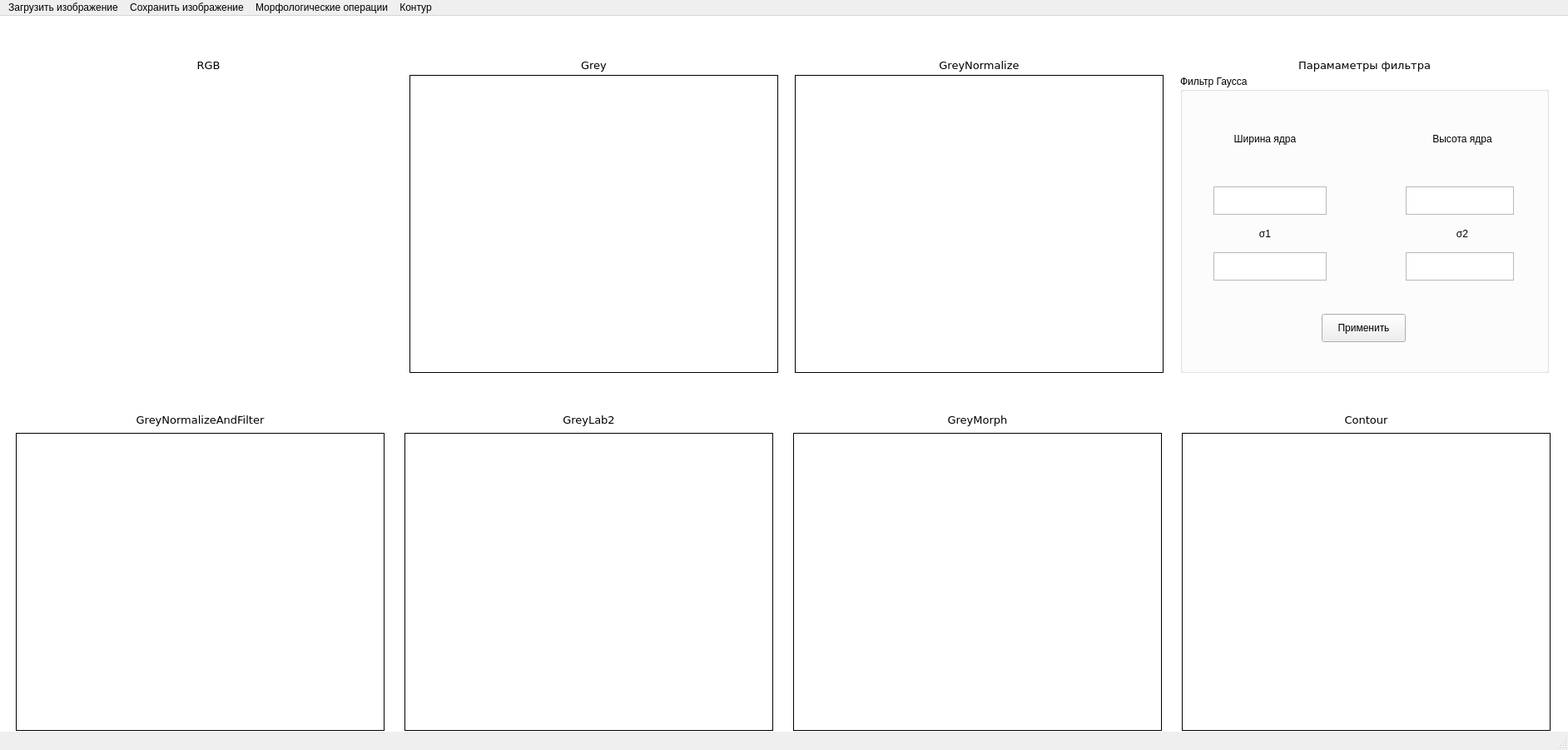
<?xml version="1.0" encoding="UTF-8"?>
<ui version="4.0">
 <class>MainWindow</class>
 <widget class="QMainWindow" name="MainWindow">
  <property name="geometry">
   <rect>
    <x>0</x>
    <y>0</y>
    <width>1884</width>
    <height>901</height>
   </rect>
  </property>
  <property name="sizePolicy">
   <sizepolicy hsizetype="Fixed" vsizetype="Fixed">
    <horstretch>0</horstretch>
    <verstretch>0</verstretch>
   </sizepolicy>
  </property>
  <property name="windowTitle">
   <string>Применение фильров</string>
  </property>
  <property name="windowIcon">
   <iconset>
    <normaloff>:/newPrefix/ZNNBQRDG_RA.jpg</normaloff>:/newPrefix/ZNNBQRDG_RA.jpg</iconset>
  </property>
  <property name="autoFillBackground">
   <bool>true</bool>
  </property>
  <property name="styleSheet">
   <string notr="true">@{background: rgb(255,255,255)};</string>
  </property>
  <property name="iconSize">
   <size>
    <width>50</width>
    <height>50</height>
   </size>
  </property>
  <widget class="QWidget" name="centralwidget">
   <property name="sizePolicy">
    <sizepolicy hsizetype="Fixed" vsizetype="Fixed">
     <horstretch>0</horstretch>
     <verstretch>0</verstretch>
    </sizepolicy>
   </property>
   <property name="autoFillBackground">
    <bool>false</bool>
   </property>
   <property name="styleSheet">
    <string notr="true">QWidget#centralwidget{
background-color:rgb(255,255,255);
}</string>
   </property>
   <layout class="QVBoxLayout" name="verticalLayout">
    <property name="spacing">
     <number>3</number>
    </property>
    <property name="leftMargin">
     <number>2</number>
    </property>
    <property name="topMargin">
     <number>1</number>
    </property>
    <property name="rightMargin">
     <number>2</number>
    </property>
    <property name="bottomMargin">
     <number>1</number>
    </property>
    <item>
     <layout class="QGridLayout" name="gridLayout" rowstretch="0,0" columnstretch="0,0,0,0">
      <property name="leftMargin">
       <number>10</number>
      </property>
      <item row="0" column="0">
       <widget class="QLabel" name="label_5">
        <property name="sizePolicy">
         <sizepolicy hsizetype="Preferred" vsizetype="Preferred">
          <horstretch>0</horstretch>
          <verstretch>0</verstretch>
         </sizepolicy>
        </property>
        <property name="font">
         <font>
          <family>Verdana</family>
          <pointsize>10</pointsize>
         </font>
        </property>
        <property name="frameShape">
         <enum>QFrame::NoFrame</enum>
        </property>
        <property name="text">
         <string>RGB</string>
        </property>
        <property name="alignment">
         <set>Qt::AlignBottom|Qt::AlignHCenter</set>
        </property>
       </widget>
      </item>
      <item row="0" column="1">
       <widget class="QLabel" name="label_6">
        <property name="sizePolicy">
         <sizepolicy hsizetype="Preferred" vsizetype="Preferred">
          <horstretch>0</horstretch>
          <verstretch>0</verstretch>
         </sizepolicy>
        </property>
        <property name="font">
         <font>
          <family>Verdana</family>
          <pointsize>10</pointsize>
         </font>
        </property>
        <property name="frameShape">
         <enum>QFrame::NoFrame</enum>
        </property>
        <property name="text">
         <string>Grey</string>
        </property>
        <property name="alignment">
         <set>Qt::AlignBottom|Qt::AlignHCenter</set>
        </property>
       </widget>
      </item>
      <item row="1" column="3">
       <widget class="QGroupBox" name="groupBox">
        <property name="sizePolicy">
         <sizepolicy hsizetype="Fixed" vsizetype="Fixed">
          <horstretch>0</horstretch>
          <verstretch>0</verstretch>
         </sizepolicy>
        </property>
        <property name="minimumSize">
         <size>
          <width>443</width>
          <height>358</height>
         </size>
        </property>
        <property name="maximumSize">
         <size>
          <width>443</width>
          <height>358</height>
         </size>
        </property>
        <property name="contextMenuPolicy">
         <enum>Qt::ActionsContextMenu</enum>
        </property>
        <property name="styleSheet">
         <string notr="true"/>
        </property>
        <property name="title">
         <string>Фильтр Гаусса</string>
        </property>
        <widget class="QWidget" name="layoutWidget">
         <property name="geometry">
          <rect>
           <x>20</x>
           <y>60</y>
           <width>391</width>
           <height>261</height>
          </rect>
         </property>
         <layout class="QGridLayout" name="gridLayout_3" rowstretch="1,1,1,1,1,1,1" columnstretch="3,0,0,2,0,3">
          <property name="leftMargin">
           <number>20</number>
          </property>
          <property name="rightMargin">
           <number>10</number>
          </property>
          <item row="3" column="5">
           <widget class="QLabel" name="label_17">
            <property name="sizePolicy">
             <sizepolicy hsizetype="Ignored" vsizetype="Ignored">
              <horstretch>0</horstretch>
              <verstretch>0</verstretch>
             </sizepolicy>
            </property>
            <property name="text">
             <string>σ2</string>
            </property>
            <property name="alignment">
             <set>Qt::AlignCenter</set>
            </property>
           </widget>
          </item>
          <item row="0" column="0">
           <widget class="QLabel" name="label_4">
            <property name="sizePolicy">
             <sizepolicy hsizetype="Ignored" vsizetype="Ignored">
              <horstretch>0</horstretch>
              <verstretch>0</verstretch>
             </sizepolicy>
            </property>
            <property name="text">
             <string>Ширина ядра</string>
            </property>
            <property name="alignment">
             <set>Qt::AlignCenter</set>
            </property>
           </widget>
          </item>
          <item row="3" column="0">
           <widget class="QLabel" name="label_16">
            <property name="sizePolicy">
             <sizepolicy hsizetype="Ignored" vsizetype="Ignored">
              <horstretch>0</horstretch>
              <verstretch>0</verstretch>
             </sizepolicy>
            </property>
            <property name="text">
             <string>σ1</string>
            </property>
            <property name="alignment">
             <set>Qt::AlignCenter</set>
            </property>
           </widget>
          </item>
          <item row="0" column="5">
           <widget class="QLabel" name="label_11">
            <property name="sizePolicy">
             <sizepolicy hsizetype="Ignored" vsizetype="Ignored">
              <horstretch>0</horstretch>
              <verstretch>0</verstretch>
             </sizepolicy>
            </property>
            <property name="text">
             <string>Высота ядра</string>
            </property>
            <property name="alignment">
             <set>Qt::AlignCenter</set>
            </property>
           </widget>
          </item>
          <item row="4" column="0" colspan="3">
           <widget class="QPlainTextEdit" name="plainTextEdit_5">
            <property name="sizePolicy">
             <sizepolicy hsizetype="Ignored" vsizetype="Ignored">
              <horstretch>0</horstretch>
              <verstretch>0</verstretch>
             </sizepolicy>
            </property>
            <property name="font">
             <font>
              <pointsize>10</pointsize>
             </font>
            </property>
           </widget>
          </item>
          <item row="4" column="4" colspan="2">
           <widget class="QPlainTextEdit" name="plainTextEdit_6">
            <property name="sizePolicy">
             <sizepolicy hsizetype="Ignored" vsizetype="Ignored">
              <horstretch>0</horstretch>
              <verstretch>0</verstretch>
             </sizepolicy>
            </property>
            <property name="font">
             <font>
              <pointsize>10</pointsize>
             </font>
            </property>
           </widget>
          </item>
          <item row="2" column="4" colspan="2">
           <widget class="QPlainTextEdit" name="plainTextEdit_4">
            <property name="sizePolicy">
             <sizepolicy hsizetype="Ignored" vsizetype="Ignored">
              <horstretch>0</horstretch>
              <verstretch>0</verstretch>
             </sizepolicy>
            </property>
            <property name="font">
             <font>
              <pointsize>10</pointsize>
             </font>
            </property>
           </widget>
          </item>
          <item row="2" column="0" colspan="3">
           <widget class="QPlainTextEdit" name="plainTextEdit_3">
            <property name="sizePolicy">
             <sizepolicy hsizetype="Ignored" vsizetype="Ignored">
              <horstretch>0</horstretch>
              <verstretch>0</verstretch>
             </sizepolicy>
            </property>
            <property name="font">
             <font>
              <pointsize>10</pointsize>
             </font>
            </property>
           </widget>
          </item>
          <item row="6" column="1" colspan="4">
           <widget class="QPushButton" name="pushButton">
            <property name="sizePolicy">
             <sizepolicy hsizetype="Ignored" vsizetype="Ignored">
              <horstretch>0</horstretch>
              <verstretch>0</verstretch>
             </sizepolicy>
            </property>
            <property name="text">
             <string>Применить</string>
            </property>
           </widget>
          </item>
         </layout>
        </widget>
       </widget>
      </item>
      <item row="0" column="2">
       <widget class="QLabel" name="label_3">
        <property name="sizePolicy">
         <sizepolicy hsizetype="Preferred" vsizetype="Preferred">
          <horstretch>0</horstretch>
          <verstretch>0</verstretch>
         </sizepolicy>
        </property>
        <property name="font">
         <font>
          <family>Verdana</family>
          <pointsize>10</pointsize>
         </font>
        </property>
        <property name="frameShape">
         <enum>QFrame::NoFrame</enum>
        </property>
        <property name="text">
         <string>GreyNormalize</string>
        </property>
        <property name="alignment">
         <set>Qt::AlignBottom|Qt::AlignHCenter</set>
        </property>
       </widget>
      </item>
      <item row="1" column="1">
       <widget class="QLabel" name="Grey_2">
        <property name="sizePolicy">
         <sizepolicy hsizetype="Fixed" vsizetype="Fixed">
          <horstretch>0</horstretch>
          <verstretch>0</verstretch>
         </sizepolicy>
        </property>
        <property name="minimumSize">
         <size>
          <width>443</width>
          <height>358</height>
         </size>
        </property>
        <property name="maximumSize">
         <size>
          <width>443</width>
          <height>358</height>
         </size>
        </property>
        <property name="frameShape">
         <enum>QFrame::Box</enum>
        </property>
        <property name="text">
         <string/>
        </property>
        <property name="pixmap">
         <pixmap>:/newPrefix/ZNNBQRDG_RA.jpg</pixmap>
        </property>
        <property name="scaledContents">
         <bool>true</bool>
        </property>
        <property name="wordWrap">
         <bool>false</bool>
        </property>
       </widget>
      </item>
      <item row="0" column="3">
       <widget class="QLabel" name="label_18">
        <property name="font">
         <font>
          <family>Verdana</family>
          <pointsize>10</pointsize>
         </font>
        </property>
        <property name="autoFillBackground">
         <bool>false</bool>
        </property>
        <property name="frameShape">
         <enum>QFrame::NoFrame</enum>
        </property>
        <property name="text">
         <string>Парамаметры фильтра</string>
        </property>
        <property name="alignment">
         <set>Qt::AlignBottom|Qt::AlignHCenter</set>
        </property>
       </widget>
      </item>
      <item row="1" column="2">
       <widget class="QLabel" name="GreyNormalize_2">
        <property name="sizePolicy">
         <sizepolicy hsizetype="Fixed" vsizetype="Fixed">
          <horstretch>0</horstretch>
          <verstretch>0</verstretch>
         </sizepolicy>
        </property>
        <property name="minimumSize">
         <size>
          <width>443</width>
          <height>358</height>
         </size>
        </property>
        <property name="maximumSize">
         <size>
          <width>443</width>
          <height>358</height>
         </size>
        </property>
        <property name="frameShape">
         <enum>QFrame::Box</enum>
        </property>
        <property name="text">
         <string/>
        </property>
        <property name="pixmap">
         <pixmap>:/newPrefix/ZNNBQRDG_RA.jpg</pixmap>
        </property>
        <property name="scaledContents">
         <bool>true</bool>
        </property>
        <property name="wordWrap">
         <bool>false</bool>
        </property>
       </widget>
      </item>
      <item row="1" column="0">
       <widget class="QLabel" name="RGB_2">
        <property name="sizePolicy">
         <sizepolicy hsizetype="Fixed" vsizetype="Fixed">
          <horstretch>0</horstretch>
          <verstretch>0</verstretch>
         </sizepolicy>
        </property>
        <property name="minimumSize">
         <size>
          <width>443</width>
          <height>358</height>
         </size>
        </property>
        <property name="maximumSize">
         <size>
          <width>443</width>
          <height>358</height>
         </size>
        </property>
        <property name="text">
         <string/>
        </property>
        <property name="pixmap">
         <pixmap>:/newPrefix/ZNNBQRDG_RA.jpg</pixmap>
        </property>
        <property name="scaledContents">
         <bool>true</bool>
        </property>
        <property name="wordWrap">
         <bool>true</bool>
        </property>
        <property name="openExternalLinks">
         <bool>true</bool>
        </property>
       </widget>
      </item>
     </layout>
    </item>
    <item>
     <layout class="QGridLayout" name="gridLayout_2" rowstretch="0,0">
      <property name="leftMargin">
       <number>0</number>
      </property>
      <property name="topMargin">
       <number>0</number>
      </property>
      <property name="rightMargin">
       <number>0</number>
      </property>
      <property name="spacing">
       <number>7</number>
      </property>
      <item row="1" column="3">
       <widget class="QLabel" name="Contour_2">
        <property name="sizePolicy">
         <sizepolicy hsizetype="Fixed" vsizetype="Fixed">
          <horstretch>0</horstretch>
          <verstretch>0</verstretch>
         </sizepolicy>
        </property>
        <property name="minimumSize">
         <size>
          <width>443</width>
          <height>358</height>
         </size>
        </property>
        <property name="maximumSize">
         <size>
          <width>443</width>
          <height>358</height>
         </size>
        </property>
        <property name="frameShape">
         <enum>QFrame::Box</enum>
        </property>
        <property name="text">
         <string/>
        </property>
        <property name="pixmap">
         <pixmap>:/newPrefix/ZNNBQRDG_RA.jpg</pixmap>
        </property>
        <property name="scaledContents">
         <bool>true</bool>
        </property>
        <property name="wordWrap">
         <bool>false</bool>
        </property>
       </widget>
      </item>
      <item row="1" column="0">
       <widget class="QLabel" name="GreyNormalizeAndFilter_2">
        <property name="sizePolicy">
         <sizepolicy hsizetype="Fixed" vsizetype="Fixed">
          <horstretch>0</horstretch>
          <verstretch>0</verstretch>
         </sizepolicy>
        </property>
        <property name="minimumSize">
         <size>
          <width>443</width>
          <height>358</height>
         </size>
        </property>
        <property name="maximumSize">
         <size>
          <width>443</width>
          <height>358</height>
         </size>
        </property>
        <property name="frameShape">
         <enum>QFrame::Box</enum>
        </property>
        <property name="text">
         <string/>
        </property>
        <property name="pixmap">
         <pixmap>:/newPrefix/ZNNBQRDG_RA.jpg</pixmap>
        </property>
        <property name="scaledContents">
         <bool>true</bool>
        </property>
       </widget>
      </item>
      <item row="0" column="3">
       <widget class="QLabel" name="Contour_5">
        <property name="font">
         <font>
          <family>Verdana</family>
          <pointsize>10</pointsize>
         </font>
        </property>
        <property name="frameShape">
         <enum>QFrame::NoFrame</enum>
        </property>
        <property name="text">
         <string>Contour</string>
        </property>
        <property name="alignment">
         <set>Qt::AlignBottom|Qt::AlignHCenter</set>
        </property>
       </widget>
      </item>
      <item row="0" column="2">
       <widget class="QLabel" name="GreyMorph">
        <property name="font">
         <font>
          <family>Verdana</family>
          <pointsize>10</pointsize>
         </font>
        </property>
        <property name="frameShape">
         <enum>QFrame::NoFrame</enum>
        </property>
        <property name="text">
         <string>GreyMorph</string>
        </property>
        <property name="alignment">
         <set>Qt::AlignBottom|Qt::AlignHCenter</set>
        </property>
       </widget>
      </item>
      <item row="1" column="2">
       <widget class="QLabel" name="GreyMorph_2">
        <property name="sizePolicy">
         <sizepolicy hsizetype="Fixed" vsizetype="Fixed">
          <horstretch>0</horstretch>
          <verstretch>0</verstretch>
         </sizepolicy>
        </property>
        <property name="minimumSize">
         <size>
          <width>443</width>
          <height>358</height>
         </size>
        </property>
        <property name="maximumSize">
         <size>
          <width>443</width>
          <height>358</height>
         </size>
        </property>
        <property name="frameShape">
         <enum>QFrame::Box</enum>
        </property>
        <property name="text">
         <string/>
        </property>
        <property name="pixmap">
         <pixmap>:/newPrefix/ZNNBQRDG_RA.jpg</pixmap>
        </property>
        <property name="scaledContents">
         <bool>true</bool>
        </property>
        <property name="wordWrap">
         <bool>false</bool>
        </property>
       </widget>
      </item>
      <item row="1" column="1">
       <widget class="QLabel" name="GreyLab2_2">
        <property name="sizePolicy">
         <sizepolicy hsizetype="Fixed" vsizetype="Fixed">
          <horstretch>0</horstretch>
          <verstretch>0</verstretch>
         </sizepolicy>
        </property>
        <property name="minimumSize">
         <size>
          <width>443</width>
          <height>358</height>
         </size>
        </property>
        <property name="maximumSize">
         <size>
          <width>443</width>
          <height>358</height>
         </size>
        </property>
        <property name="frameShape">
         <enum>QFrame::Box</enum>
        </property>
        <property name="text">
         <string/>
        </property>
        <property name="pixmap">
         <pixmap>:/newPrefix/ZNNBQRDG_RA.jpg</pixmap>
        </property>
        <property name="scaledContents">
         <bool>true</bool>
        </property>
        <property name="wordWrap">
         <bool>false</bool>
        </property>
       </widget>
      </item>
      <item row="0" column="1">
       <widget class="QLabel" name="GreyLab2">
        <property name="font">
         <font>
          <family>Verdana</family>
          <pointsize>10</pointsize>
         </font>
        </property>
        <property name="frameShape">
         <enum>QFrame::NoFrame</enum>
        </property>
        <property name="text">
         <string>GreyLab2</string>
        </property>
        <property name="alignment">
         <set>Qt::AlignBottom|Qt::AlignHCenter</set>
        </property>
       </widget>
      </item>
      <item row="0" column="0">
       <widget class="QLabel" name="label_12">
        <property name="font">
         <font>
          <family>Verdana</family>
          <pointsize>10</pointsize>
         </font>
        </property>
        <property name="frameShape">
         <enum>QFrame::NoFrame</enum>
        </property>
        <property name="text">
         <string>GreyNormalizeAndFilter</string>
        </property>
        <property name="alignment">
         <set>Qt::AlignBottom|Qt::AlignHCenter</set>
        </property>
       </widget>
      </item>
     </layout>
    </item>
   </layout>
  </widget>
  <widget class="QMenuBar" name="menubar">
   <property name="geometry">
    <rect>
     <x>0</x>
     <y>0</y>
     <width>1884</width>
     <height>26</height>
    </rect>
   </property>
   <widget class="QMenu" name="download">
    <property name="title">
     <string>Загрузить изображение</string>
    </property>
    <addaction name="down_2"/>
   </widget>
   <widget class="QMenu" name="save">
    <property name="title">
     <string>Сохранить изображение</string>
    </property>
    <addaction name="RGB_3"/>
    <addaction name="Grey_3"/>
    <addaction name="GreyNormalize_3"/>
    <addaction name="GreyNormalizeAndFilter_3"/>
    <addaction name="GreyLab2_3"/>
    <addaction name="GreyMorph_3"/>
    <addaction name="Contour_3"/>
   </widget>
   <widget class="QMenu" name="menu">
    <property name="title">
     <string>Морфологические операции</string>
    </property>
    <addaction name="Erode"/>
    <addaction name="Dilate"/>
    <addaction name="Opening"/>
    <addaction name="Closing"/>
   </widget>
   <widget class="QMenu" name="menu_2">
    <property name="title">
     <string>Контур</string>
    </property>
    <addaction name="Contour"/>
   </widget>
   <addaction name="download"/>
   <addaction name="save"/>
   <addaction name="menu"/>
   <addaction name="menu_2"/>
  </widget>
  <widget class="QStatusBar" name="statusBar"/>
  <action name="RGB_3">
   <property name="text">
    <string>RGB</string>
   </property>
  </action>
  <action name="down">
   <property name="text">
    <string>Загрузить</string>
   </property>
  </action>
  <action name="down_2">
   <property name="text">
    <string>Загрузить</string>
   </property>
  </action>
  <action name="Grey_3">
   <property name="text">
    <string>Grey</string>
   </property>
  </action>
  <action name="GreyNormalize_3">
   <property name="text">
    <string>GreyNormalize</string>
   </property>
  </action>
  <action name="GreyNormalizeAndFilter_3">
   <property name="text">
    <string>GreyNormalizeAndFilter</string>
   </property>
  </action>
  <action name="GreyLab2_3">
   <property name="text">
    <string>GreyLab2</string>
   </property>
  </action>
  <action name="GreyMorph_3">
   <property name="text">
    <string>GreyMorph</string>
   </property>
  </action>
  <action name="Contour_3">
   <property name="text">
    <string>Contour</string>
   </property>
  </action>
  <action name="greyHistrogram">
   <property name="text">
    <string>Гистограмма по серому цвету</string>
   </property>
  </action>
  <action name="greyContrastHist">
   <property name="text">
    <string>Гистограмма по серому цвету(контраст)</string>
   </property>
  </action>
  <action name="R_Hist">
   <property name="text">
    <string>Гистограмма(Канал R)</string>
   </property>
  </action>
  <action name="G_Hist">
   <property name="text">
    <string>Гистограмма(Канал G)</string>
   </property>
  </action>
  <action name="B_Hist">
   <property name="text">
    <string>Гистограмма(Канал B)</string>
   </property>
  </action>
  <action name="scaleM">
   <property name="text">
    <string>Масштабирование</string>
   </property>
  </action>
  <action name="L_Hist">
   <property name="text">
    <string>Гистограмма(Канал L)</string>
   </property>
  </action>
  <action name="u_Hist">
   <property name="text">
    <string>Гистограмма(Канал u)</string>
   </property>
  </action>
  <action name="v_Hist">
   <property name="text">
    <string>Гистограмма(Канал v)</string>
   </property>
  </action>
  <action name="Erode">
   <property name="text">
    <string>Эрозия </string>
   </property>
  </action>
  <action name="Dilate">
   <property name="text">
    <string>Дилатация</string>
   </property>
  </action>
  <action name="Opening">
   <property name="text">
    <string>Открытие</string>
   </property>
  </action>
  <action name="Closing">
   <property name="text">
    <string>Закрытие</string>
   </property>
  </action>
  <action name="Contour">
   <property name="text">
    <string>Параметры контура</string>
   </property>
  </action>
 </widget>
 <resources>
  <include location="../.idea/Новый текстовый документ.qrc"/>
 </resources>
 <connections/>
</ui>
